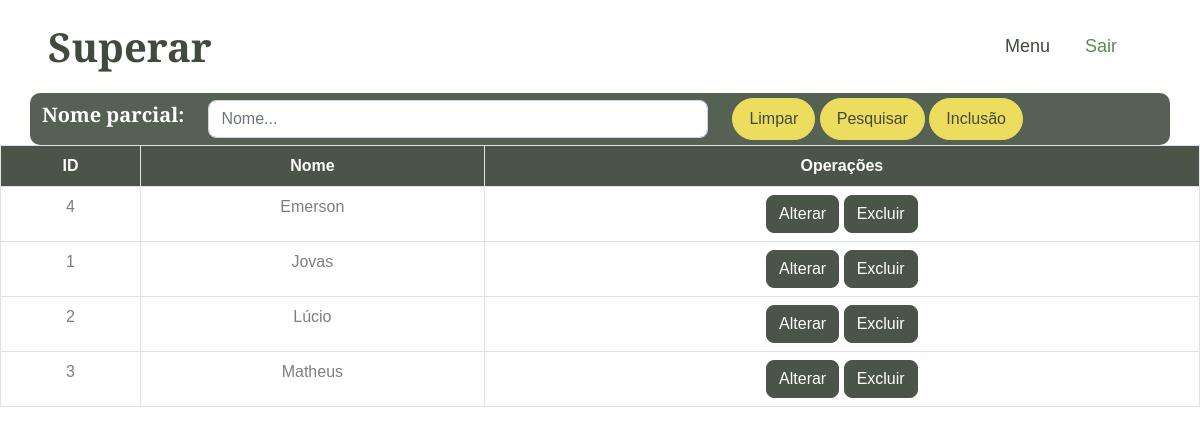
Page /vendeselect.php (signed in) on the earlier database version.
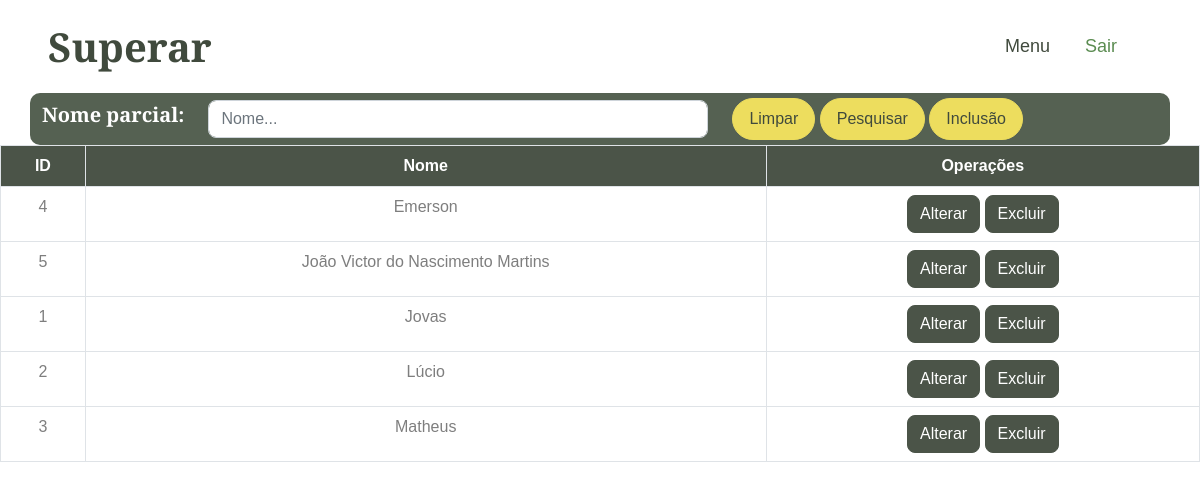
Same page on the later database version.
### tables this page shows
CREATE TABLE `vendedor` (
  `id` int(11) NOT NULL,
  `nome` varchar(255) NOT NULL
);

### vendeselect.php (the view, shortened to what this page needs)
<?php
include('connect.php');
$sql = 'SELECT * FROM vendedor ORDER BY nome ASC';
$pesqnome = '';
if (isset($_POST['submit'])) {
    $pesqnome = mysqli_real_escape_string($con, $_POST['pesqnome']);
    $sql = "SELECT * FROM vendedor WHERE nome LIKE '%$pesqnome%' ORDER BY nome ASC";
} else {
    $sql = 'SELECT * FROM vendedor ORDER BY nome ASC';
}
$result = mysqli_query($con, $sql);
?>
<!DOCTYPE html>
<html lang="en">
<head>
    <link href="https://cdnjs.cloudflare.com/ajax/libs/font-awesome/5.10.0/css/all.min.css" rel="stylesheet">
    <link href="https://cdn.jsdelivr.net/npm/bootstrap-icons@1.4.1/font/bootstrap-icons.css" rel="stylesheet">
    <link href="lib/animate/animate.min.css" rel="stylesheet">
    <link href="lib/owlcarousel/assets/owl.carousel.min.css" rel="stylesheet">
    <link href="lib/lightbox/css/lightbox.min.css" rel="stylesheet">
    <link href="css/bootstrap.min.css" rel="stylesheet">
    <link href="css/style.css" rel="stylesheet">
</head>
<body>
    <nav class="navbar navbar-expand-lg bg-white navbar-light sticky-top px-4 px-lg-5">
        <h1 class="m-0">Superar</h1>
        <div class="collapse navbar-collapse" id="navbarCollapse">
            <div class="navbar-nav ms-auto p-4 p-lg-0">
                <a href="menu.php" class="nav-item nav-link">Menu</a>
                <a href="logout.php" class="nav-item nav-link active">Sair</a>
            </div>
        </div>
    </nav>
    <div class="text-center mx-auto wow fadeInUp" data-wow-delay="0.1s">
        <div class="text-center mx-auto wow fadeInUp" data-wow-delay="0.1s">
            <div class="container" style="background-color: transparent;">
                <form method="post" action="">
                    <div class="row align-items-center" style="background-color: #556152; padding-top:5px; padding-bottom:5px; border-radius: 10px;">
                        <div class="col-auto">
                            <h5 style="color: white;">Nome parcial:</h5>
                        </div>
                        <div class="col-auto">
                            <input type="text" name="pesqnome" id="pesqnome" class="form-control" placeholder="Nome..." style="width: 500px;" value="<?php echo $pesqnome; ?>">
                        </div>
                        <div class="col-auto">
                            <a href="vendeselect.php" class="btn btn-secondary rounded-pill py-2 px-3">Limpar</a>
                            <button class="btn btn-secondary rounded-pill py-2 px-3" type="submit" name="submit">Pesquisar</button>
                            <a href="vendeinsert.php" class="btn btn-secondary rounded-pill py-2 px-3">Inclusão</a>
                        </div>
                    </div>
                </form>
            </div>
        </div>
        <table class="table table-bordered" style="background-color: white; opacity: 94%; text-align: center;">
            <thead class="thead-dark">
                <tr>
                    <th scope="col" style="background-color: #404A3D; color: white;">ID</th>
                    <th scope="col" style="background-color: #404A3D; color: white;">Nome</th>
                    <th scope="col" style="background-color: #404A3D; color: white;">Operações</th>
                </tr>
            </thead>
            <tbody>
                <?php
                if ($result && mysqli_num_rows($result) > 0) {
                    while ($row = mysqli_fetch_assoc($result)) {
                        echo "<tr>
                <td>" . $row['id'] . "</td>
                <td>" . $row['nome'] . "</td>
                <td>
                    <a href='vendeupdate.php?updateid=" . $row['id'] . "' class='btn btn-dark'>Alterar</a>
                    <a href='vendedelete.php?deleteid=" . $row['id'] . "' class='btn btn-dark'>Excluir</a>
                </td>
                </tr>";
                    }
                } else {
                    echo "<tr><td colspan='5'>Nenhum vendedor encontrado.</td></tr>";
                }
                ?>
            </tbody>
        </table>
    </div>
</body>
</html>

Differences in the rows shown:
added vendedor: id "5", nome "João Victor do Nascimento Martins"
